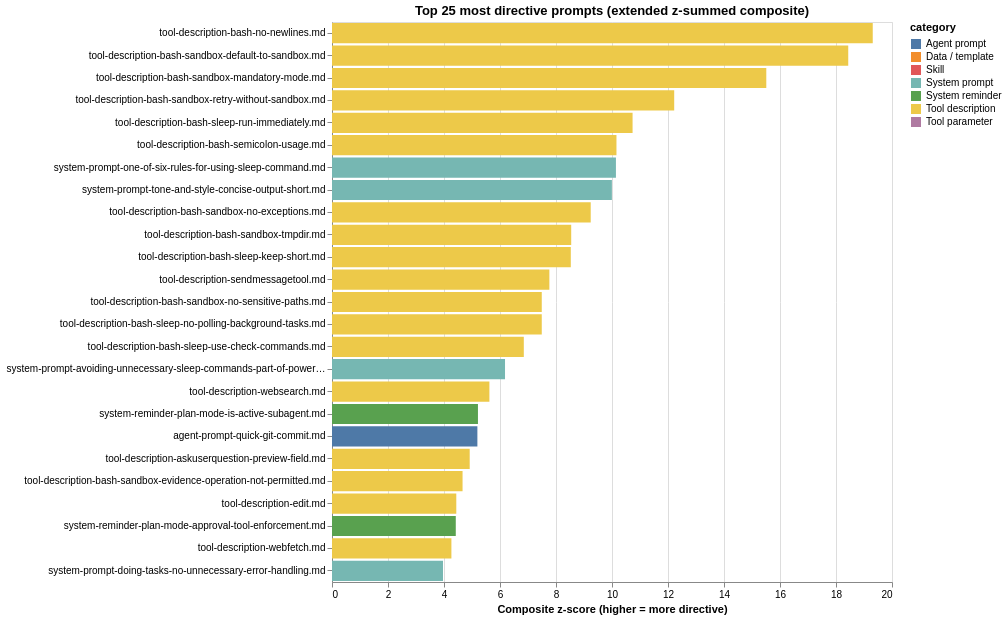

Notebook source saved alongside this figure:
### Markdown cell above
### Top-25 most directive prompts

Composite directiveness z-score (formula in the Terms used block above). A negative score just means "less directive than the corpus average". The bash-sandbox tool descriptions cluster at the top end.

### Code cell
"""Top-25 most directive files by extended composite z-score.

Updated formula adds the new sentence_register signals:
  + directive_sent_pct      (raises authority)
  + configuring_sent_pct    (raises authority)
  - collaborative_sent_pct  (softens — interpersonal)
  - permissive_sent_pct     (softens — reader-agency / "you can")
  - appreciative_sent_pct   (softens — gratitude / praise)
"""

def zscore(s):
    s = s.astype(float)
    return (s - s.mean()) / (s.std(ddof=0) or 1.0)

alt_df["directiveness"] = (
    zscore(alt_df["mood_marker_pct"])
    + zscore(alt_df["hard_prohibitions_pct"])
    + zscore(alt_df["caps_imp_pct"])
    + zscore(alt_df["directive_sent_pct"])
    + zscore(alt_df["configuring_sent_pct"])
    - zscore(alt_df["collaborative_sent_pct"])
    - zscore(alt_df["permissive_sent_pct"])
    - zscore(alt_df["appreciative_sent_pct"])
)

top25 = (alt_df.nlargest(25, "directiveness")
              [["path", "category", "n_tokens", "directiveness",
                "mood_marker_pct", "hard_prohibitions_pct",
                "caps_imp_pct",
                "directive_sent_pct", "configuring_sent_pct",
                "collaborative_sent_pct", "permissive_sent_pct",
                "appreciative_sent_pct",
                "just_ratio"]]
              .reset_index(drop=True))

print(f"composite directiveness range: "
      f"{alt_df['directiveness'].min():.2f}  ↔  {alt_df['directiveness'].max():.2f}")
display(top25.style.background_gradient(subset=["directiveness"], cmap="Reds")
                   .format({"directiveness": "{:.2f}",
                            "mood_marker_pct": "{:.2f}",
                            "hard_prohibitions_pct": "{:.2f}",
                            "caps_imp_pct": "{:.2f}",
                            "directive_sent_pct": "{:.1f}",
                            "configuring_sent_pct": "{:.1f}",
                            "collaborative_sent_pct": "{:.1f}",
                            "permissive_sent_pct": "{:.1f}",
                            "appreciative_sent_pct": "{:.1f}",
                            "just_ratio": "{:.2f}"}))

top25_chart = (
    alt.Chart(top25)
    .mark_bar()
    .encode(
        x=alt.X("directiveness:Q", title="Composite z-score (higher = more directive)"),
        y=alt.Y("path:N", sort="-x", title=None,
                axis=alt.Axis(labelLimit=320)),
        color=alt.Color("category:N",
                         scale=alt.Scale(domain=_cat_domain, range=_cat_range)),
        tooltip=[
            alt.Tooltip("path:N"),
            alt.Tooltip("category:N"),
            alt.Tooltip("n_tokens:Q", format=","),
            alt.Tooltip("directiveness:Q", format=".2f"),
            alt.Tooltip("mood_marker_pct:Q",
                         title="imperative markers %", format=".2f"),
            alt.Tooltip("hard_prohibitions_pct:Q",
                         title="hard prohibitions %", format=".2f"),
            alt.Tooltip("caps_imp_pct:Q",
                         title="CAPS imperative %", format=".2f"),
            alt.Tooltip("directive_sent_pct:Q",
                         title="directive sent %", format=".1f"),
            alt.Tooltip("configuring_sent_pct:Q",
                         title="configuring sent %", format=".1f"),
            alt.Tooltip("collaborative_sent_pct:Q",
                         title="collab sent %", format=".1f"),
            alt.Tooltip("permissive_sent_pct:Q",
                         title="permissive sent %", format=".1f"),
            alt.Tooltip("just_ratio:Q", title="justification ratio", format=".2f"),
        ],
    )
    .properties(width=560, height=560,
                title="Top 25 most directive prompts (extended z-summed composite)")
)
save_chart(top25_chart, "13-top25-directive-prompts")

### Figure 1 — Vega-Lite specification as saved in the notebook (floating-point values rounded to 4 significant figures)
{"config": {"view": {"continuousWidth": 300, "continuousHeight": 300}}, "data": {"name": "data-fd2aa1d07d2843ff388447a1d2621a13"}, "mark": {"type": "bar"}, "encoding": {"color": {"field": "category", "scale": {"domain": ["Agent prompt", "Data / template", "Skill", "System prompt", "System reminder", "Tool description", "Tool parameter"], "range": ["#4e79a7", "#f28e2c", "#e15759", "#76b7b2", "#59a14f", "#edc949", "#af7aa1"]}, "type": "nominal"}, "tooltip": [{"field": "path", "type": "nominal"}, {"field": "category", "type": "nominal"}, {"field": "n_tokens", "format": ",", "type": "quantitative"}, {"field": "directiveness", "format": ".2f", "type": "quantitative"}, {"field": "mood_marker_pct", "format": ".2f", "title": "imperative markers %", "type": "quantitative"}, {"field": "hard_prohibitions_pct", "format": ".2f", "title": "hard prohibitions %", "type": "quantitative"}, {"field": "caps_imp_pct", "format": ".2f", "title": "CAPS imperative %", "type": "quantitative"}, {"field": "directive_sent_pct", "format": ".1f", "title": "directive sent %", "type": "quantitative"}, {"field": "configuring_sent_pct", "format": ".1f", "title": "configuring sent %", "type": "quantitative"}, {"field": "collaborative_sent_pct", "format": ".1f", "title": "collab sent %", "type": "quantitative"}, {"field": "permissive_sent_pct", "format": ".1f", "title": "permissive sent %", "type": "quantitative"}, {"field": "just_ratio", "format": ".2f", "title": "justification ratio", "type": "quantitative"}], "x": {"field": "directiveness", "title": "Composite z-score (higher = more directive)", "type": "quantitative"}, "y": {"axis": {"labelLimit": 320}, "field": "path", "sort": "-x", "title": null, "type": "nominal"}}, "height": 560, "title": "Top 25 most directive prompts (extended z-summed composite)", "width": 560, "$schema": "https://vega.github.io/schema/vega-lite/v6.4.1.json", "datasets": {"data-fd2aa1d07d2843ff388447a1d2621a13": [{"path": "tool-description-bash-no-newlines.md", "category": "Tool description", "n_tokens": 16, "directiveness": 19.31, "mood_marker_pct": 6.25, "hard_prohibitions_pct": 6.25, "caps_imp_pct": 6.25, "directive_sent_pct": 100.0, "configuring_sent_pct": 0.0, "collaborative_sent_pct": 0.0, "permissive_sent_pct": 0.0, "appreciative_sent_pct": 0.0, "just_ratio": 0.0}, {"path": "tool-description-bash-sandbox-default-to-sandbox.md", "category": "Tool description", "n_tokens": 18, "directiveness": 18.44, "mood_marker_pct": 16.67, "hard_prohibitions_pct": 5.556, "caps_imp_pct": 0.0, "directive_sent_pct": 100.0, "configuring_sent_pct": 50.0, "collaborative_sent_pct": 0.0, "permissive_sent_pct": 0.0, "appreciative_sent_pct": 0.0, "just_ratio": 0.0}, {"path": "tool-description-bash-sandbox-mandatory-mode.md", "category": "Tool description", "n_tokens": 15, "directiveness": 15.51, "mood_marker_pct": 6.667, "hard_prohibitions_pct": 0.0, "caps_imp_pct": 6.667, "directive_sent_pct": 100.0, "configuring_sent_pct": 0.0, "collaborative_sent_pct": 0.0, "permissive_sent_pct": 0.0, "appreciative_sent_pct": 0.0, "just_ratio": 0.0}, {"path": "tool-description-bash-sandbox-retry-without-sandbox.md", "category": "Tool description", "n_tokens": 12, "directiveness": 12.22, "mood_marker_pct": 8.333, "hard_prohibitions_pct": 8.333, "caps_imp_pct": 0.0, "directive_sent_pct": 100.0, "configuring_sent_pct": 0.0, "collaborative_sent_pct": 0.0, "permissive_sent_pct": 0.0, "appreciative_sent_pct": 0.0, "just_ratio": 0.0}, {"path": "tool-description-bash-sleep-run-immediately.md", "category": "Tool description", "n_tokens": 14, "directiveness": 10.74, "mood_marker_pct": 7.143, "hard_prohibitions_pct": 7.143, "caps_imp_pct": 0.0, "directive_sent_pct": 100.0, "configuring_sent_pct": 0.0, "collaborative_sent_pct": 0.0, "permissive_sent_pct": 0.0, "appreciative_sent_pct": 0.0, "just_ratio": 0.0}, {"path": "tool-description-bash-semicolon-usage.md", "category": "Tool description", "n_tokens": 21, "directiveness": 10.16, "mood_marker_pct": 9.524, "hard_prohibitions_pct": 4.762, "caps_imp_pct": 0.0, "directive_sent_pct": 100.0, "configuring_sent_pct": 0.0, "collaborative_sent_pct": 0.0, "permissive_sent_pct": 0.0, "appreciative_sent_pct": 0.0, "just_ratio": 0.0}, {"path": "system-prompt-one-of-six-rules-for-using-sleep-command.md", "category": "System prompt", "n_tokens": 15, "directiveness": 10.14, "mood_marker_pct": 6.667, "hard_prohibitions_pct": 6.667, "caps_imp_pct": 0.0, "directive_sent_pct": 100.0, "configuring_sent_pct": 0.0, "collaborative_sent_pct": 0.0, "permissive_sent_pct": 0.0, "appreciative_sent_pct": 0.0, "just_ratio": 0.0}, {"path": "system-prompt-tone-and-style-concise-output-short.md", "category": "System prompt", "n_tokens": 8, "directiveness": 9.996, "mood_marker_pct": 0.0, "hard_prohibitions_pct": 0.0, "caps_imp_pct": 0.0, "directive_sent_pct": 100.0, "configuring_sent_pct": 100.0, "collaborative_sent_pct": 0.0, "permissive_sent_pct": 0.0, "appreciative_sent_pct": 0.0, "just_ratio": 0.0}, {"path": "tool-description-bash-sandbox-no-exceptions.md", "category": "Tool description", "n_tokens": 11, "directiveness": 9.24, "mood_marker_pct": 9.091, "hard_prohibitions_pct": 9.091, "caps_imp_pct": 0.0, "directive_sent_pct": 0.0, "configuring_sent_pct": 0.0, "collaborative_sent_pct": 0.0, "permissive_sent_pct": 0.0, "appreciative_sent_pct": 0.0, "just_ratio": 0.0}, {"path": "tool-description-bash-sandbox-tmpdir.md", "category": "Tool description", "n_tokens": 33, "directiveness": 8.543, "mood_marker_pct": 6.061, "hard_prohibitions_pct": 3.03, "caps_imp_pct": 0.0, "directive_sent_pct": 66.67, "configuring_sent_pct": 33.33, "collaborative_sent_pct": 0.0, "permissive_sent_pct": 0.0, "appreciative_sent_pct": 0.0, "just_ratio": 0.0}, {"path": "tool-description-bash-sleep-keep-short.md", "category": "Tool description", "n_tokens": 15, "directiveness": 8.529, "mood_marker_pct": 13.33, "hard_prohibitions_pct": 0.0, "caps_imp_pct": 0.0, "directive_sent_pct": 100.0, "configuring_sent_pct": 0.0, "collaborative_sent_pct": 0.0, "permissive_sent_pct": 0.0, "appreciative_sent_pct": 0.0, "just_ratio": 0.333}, {"path": "tool-description-sendmessagetool.md", "category": "Tool description", "n_tokens": 149, "directiveness": 7.763, "mood_marker_pct": 4.698, "hard_prohibitions_pct": 3.356, "caps_imp_pct": 0.6711, "directive_sent_pct": 75.0, "configuring_sent_pct": 12.5, "collaborative_sent_pct": 0.0, "permissive_sent_pct": 0.0, "appreciative_sent_pct": 0.0, "just_ratio": 0.0}, {"path": "tool-description-bash-sandbox-no-sensitive-paths.md", "category": "Tool description", "n_tokens": 22, "directiveness": 7.492, "mood_marker_pct": 4.545, "hard_prohibitions_pct": 4.545, "caps_imp_pct": 0.0, "directive_sent_pct": 100.0, "configuring_sent_pct": 0.0, "collaborative_sent_pct": 0.0, "permissive_sent_pct": 0.0, "appreciative_sent_pct": 0.0, "just_ratio": 0.0}, {"path": "tool-description-bash-sleep-no-polling-background-tasks.md", "category": "Tool description", "n_tokens": 22, "directiveness": 7.492, "mood_marker_pct": 4.545, "hard_prohibitions_pct": 4.545, "caps_imp_pct": 0.0, "directive_sent_pct": 100.0, "configuring_sent_pct": 0.0, "collaborative_sent_pct": 0.0, "permissive_sent_pct": 0.0, "appreciative_sent_pct": 0.0, "just_ratio": 0.0}, {"path": "tool-description-bash-sleep-use-check-commands.md", "category": "Tool description", "n_tokens": 20, "directiveness": 6.85, "mood_marker_pct": 10.0, "hard_prohibitions_pct": 0.0, "caps_imp_pct": 0.0, "directive_sent_pct": 100.0, "configuring_sent_pct": 0.0, "collaborative_sent_pct": 0.0, "permissive_sent_pct": 0.0, "appreciative_sent_pct": 0.0, "just_ratio": 0.0}, {"path": "system-prompt-avoiding-unnecessary-sleep-commands-part-of-powershell-tool-description.md", "category": "System prompt", "n_tokens": 132, "directiveness": 6.179, "mood_marker_pct": 5.303, "hard_prohibitions_pct": 2.273, "caps_imp_pct": 0.0, "directive_sent_pct": 100.0, "configuring_sent_pct": 0.0, "collaborative_sent_pct": 0.0, "permissive_sent_pct": 0.0, "appreciative_sent_pct": 0.0, "just_ratio": 0.125}, {"path": "tool-description-websearch.md", "category": "Tool description", "n_tokens": 241, "directiveness": 5.621, "mood_marker_pct": 3.734, "hard_prohibitions_pct": 0.4149, "caps_imp_pct": 2.49, "directive_sent_pct": 42.86, "configuring_sent_pct": 0.0, "collaborative_sent_pct": 0.0, "permissive_sent_pct": 0.0, "appreciative_sent_pct": 0.0, "just_ratio": 0.0}, {"path": "system-reminder-plan-mode-is-active-subagent.md", "category": "System reminder", "n_tokens": 177, "directiveness": 5.213, "mood_marker_pct": 4.52, "hard_prohibitions_pct": 1.13, "caps_imp_pct": 1.13, "directive_sent_pct": 62.5, "configuring_sent_pct": 0.0, "collaborative_sent_pct": 0.0, "permissive_sent_pct": 0.0, "appreciative_sent_pct": 0.0, "just_ratio": 0.111}, {"path": "agent-prompt-quick-git-commit.md", "category": "Agent prompt", "n_tokens": 373, "directiveness": 5.192, "mood_marker_pct": 2.949, "hard_prohibitions_pct": 2.145, "caps_imp_pct": 1.341, "directive_sent_pct": 54.55, "configuring_sent_pct": 0.0, "collaborative_sent_pct": 0.0, "permissive_sent_pct": 0.0, "appreciative_sent_pct": 0.0, "just_ratio": 0.083}, {"path": "tool-description-askuserquestion-preview-field.md", "category": "Tool description", "n_tokens": 104, "directiveness": 4.918, "mood_marker_pct": 1.923, "hard_prohibitions_pct": 0.9615, "caps_imp_pct": 0.0, "directive_sent_pct": 66.67, "configuring_sent_pct": 33.33, "collaborative_sent_pct": 0.0, "permissive_sent_pct": 0.0, "appreciative_sent_pct": 0.0, "just_ratio": 0.0}, {"path": "tool-description-bash-sandbox-evidence-operation-not-permitted.md", "category": "Tool description", "n_tokens": 11, "directiveness": 4.663, "mood_marker_pct": 0.0, "hard_prohibitions_pct": 9.091, "caps_imp_pct": 0.0, "directive_sent_pct": 0.0, "configuring_sent_pct": 0.0, "collaborative_sent_pct": 0.0, "permissive_sent_pct": 0.0, "appreciative_sent_pct": 0.0, "just_ratio": 0.0}, {"path": "tool-description-edit.md", "category": "Tool description", "n_tokens": 140, "directiveness": 4.439, "mood_marker_pct": 3.571, "hard_prohibitions_pct": 1.429, "caps_imp_pct": 1.429, "directive_sent_pct": 37.5, "configuring_sent_pct": 0.0, "collaborative_sent_pct": 0.0, "permissive_sent_pct": 0.0, "appreciative_sent_pct": 0.0, "just_ratio": 0.0}, {"path": "system-reminder-plan-mode-approval-tool-enforcement.md", "category": "System reminder", "n_tokens": 169, "directiveness": 4.421, "mood_marker_pct": 3.55, "hard_prohibitions_pct": 1.183, "caps_imp_pct": 0.5917, "directive_sent_pct": 75.0, "configuring_sent_pct": 0.0, "collaborative_sent_pct": 0.0, "permissive_sent_pct": 0.0, "appreciative_sent_pct": 0.0, "just_ratio": 0.0}, {"path": "tool-description-webfetch.md", "category": "Tool description", "n_tokens": 248, "directiveness": 4.264, "mood_marker_pct": 0.8065, "hard_prohibitions_pct": 0.0, "caps_imp_pct": 0.4032, "directive_sent_pct": 66.67, "configuring_sent_pct": 33.33, "collaborative_sent_pct": 0.0, "permissive_sent_pct": 0.0, "appreciative_sent_pct": 0.0, "just_ratio": 0.0}, {"path": "system-prompt-doing-tasks-no-unnecessary-error-handling.md", "category": "System prompt", "n_tokens": 55, "directiveness": 3.964, "mood_marker_pct": 5.455, "hard_prohibitions_pct": 5.455, "caps_imp_pct": 0.0, "directive_sent_pct": 50.0, "configuring_sent_pct": 0.0, "collaborative_sent_pct": 0.0, "permissive_sent_pct": 25.0, "appreciative_sent_pct": 0.0, "just_ratio": 0.0}]}}
